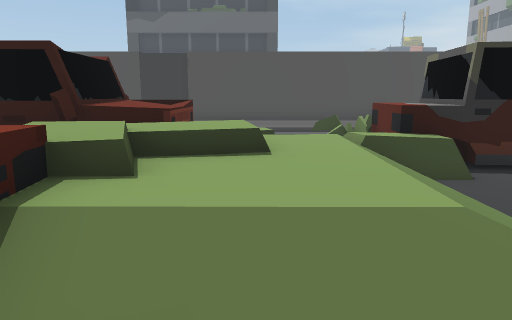
View 1 (above)

22 first-person views from a walk through a Unity game level. The camera is 1.4 m above the floor, tilts 10° down and sees 70° across. The floor is counted in squares, 1 m on a side. Each view is taken from the middle of a square. On the plan, view 1 faces up. The plan holds only what a view shows up to about 16 squares ahead; the rest is blank. The place goes on beyond the plan. The player is left out. Door leaves are left out, so doorways stand open.

View 2
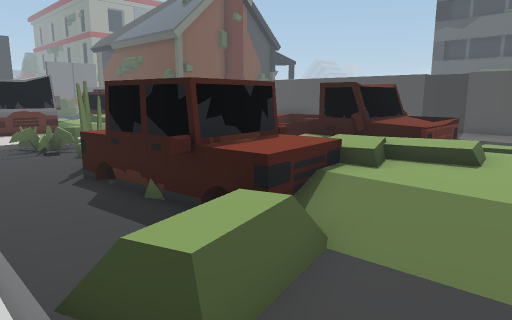

View 3
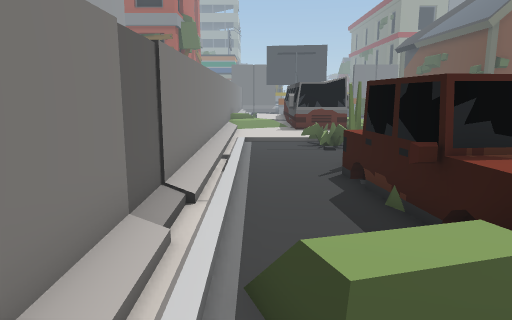

View 4
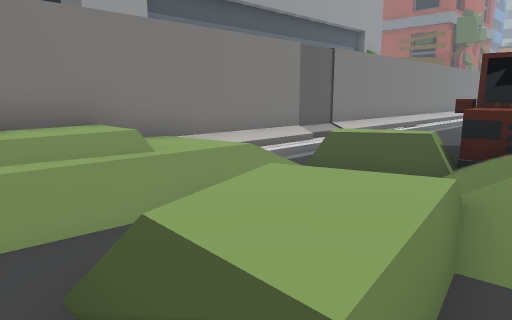

View 5
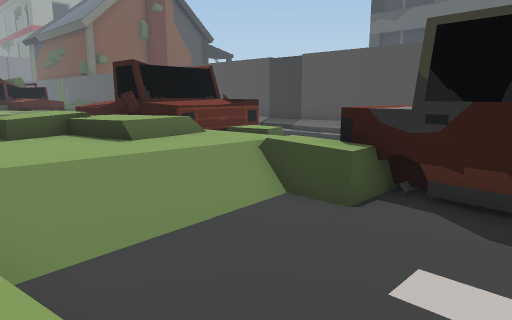

View 6
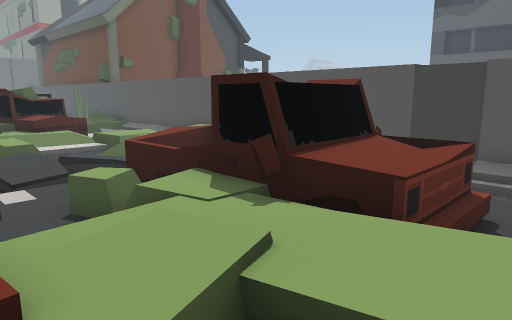

View 7
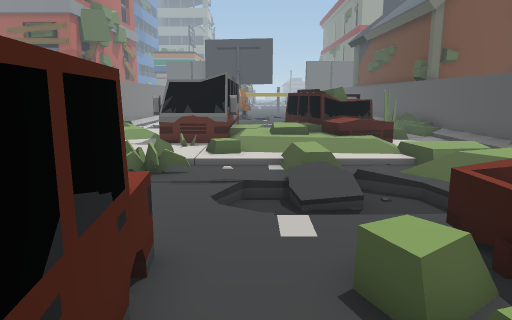

View 8
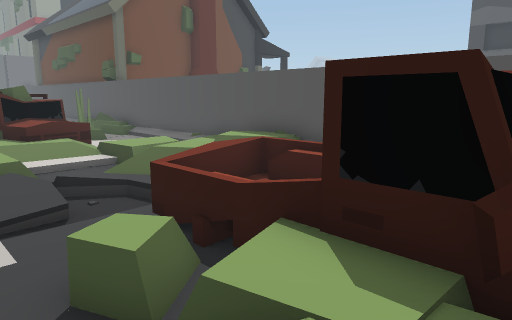

View 9
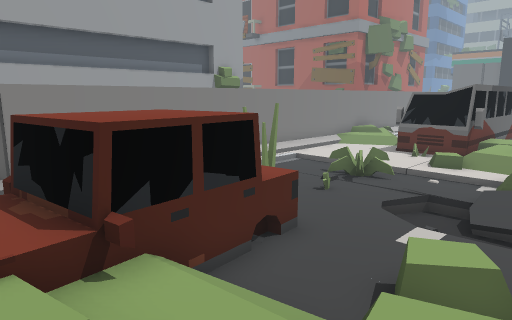

View 10
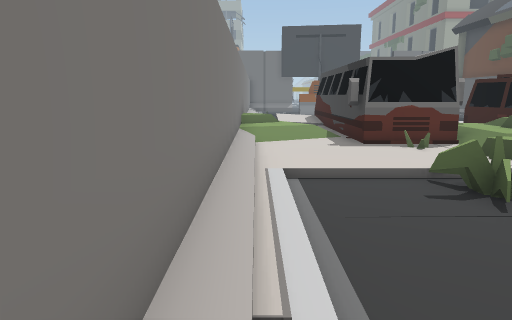

View 11
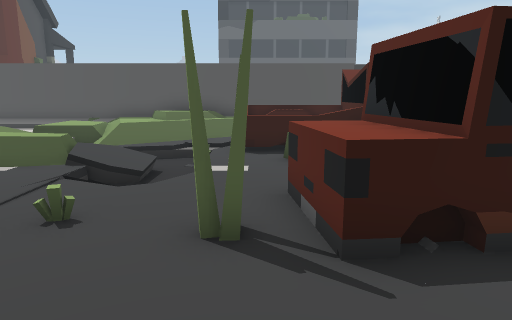

View 12
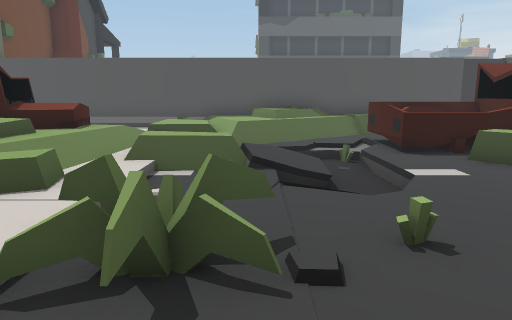

View 13
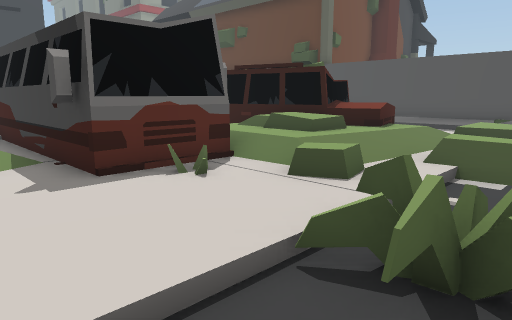

View 14
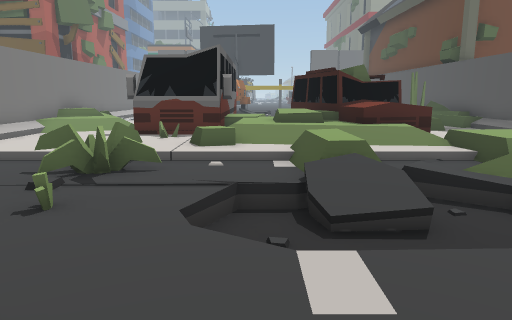

View 15
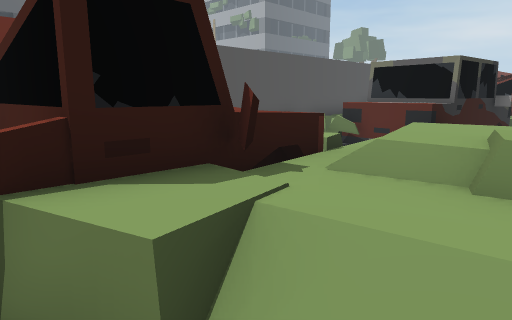

View 16
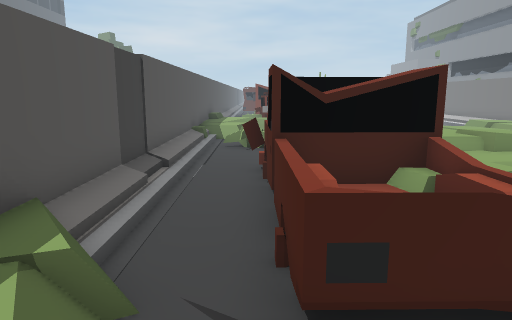

View 17
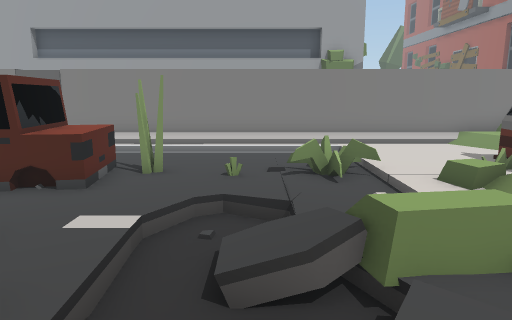

View 18
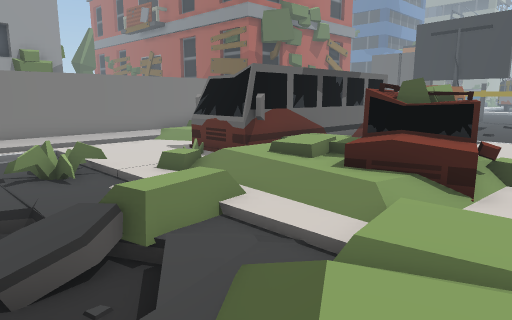

View 19
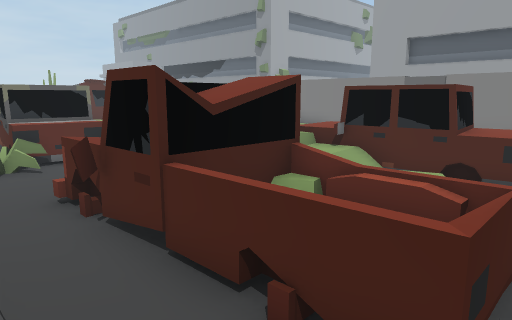

View 20
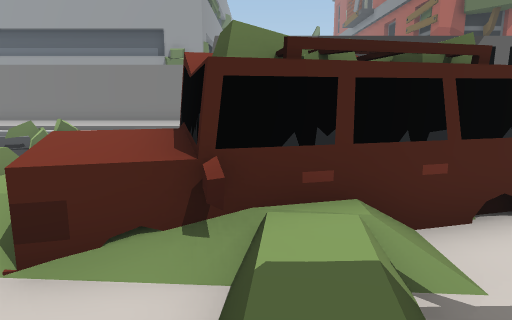

View 21
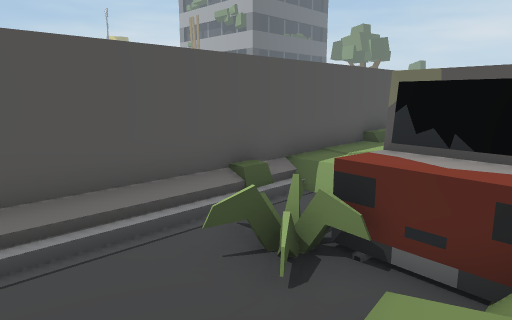

View 22
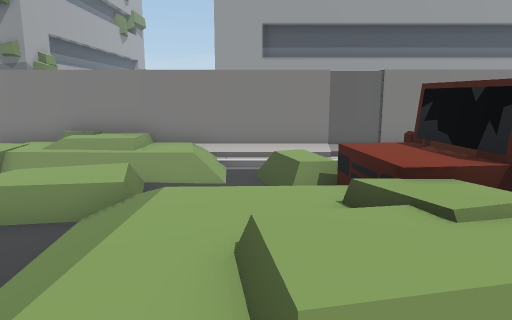

### Floor plan
Key: @ floor where view 1 was taken; # wall or solid block; . main floor; : floor 0.25 m higher than the main floor; + floor 0.5 m higher than the main floor; - floor 0.5 m lower than the main floor; * floor 0.75 m higher than the main floor; % floor 1 m higher than the main floor; / step, stairs or slope; = window, fence, low wall or low ledge; ^ raised ledge; v drop or lower ground; C car; B bus; H house; O other object.
Columns run from 21 left of view 1 to 6 right of it. Each row starts with its distance up from view 1.
 15   H
 14   H
 13 ###################OO#O#####
 12  O//////+%%/*=#////////////#
 11 O/:::://+//*:=.............=
 10 ::O:::/+++//.OOOOOOO....OO
  9 :CCvC//=/////OOOOO  .=..OCCC
  8 CCCCC+/////-/O+vOO  #/ /CC
  7  CCC//////--/OOvOOO//**/#CCC
  6 CCC//+:#==/-/.^=//////*/=..
  5  /////:==//-/.==/*//%%*/...
  4 //+++///..--....///%***/...
  3 BBBB//O/.../..CCCCC//**/.. .
  2    B:::/......CCCCCC////+==.
  1    BO::/O....OCCCCCC=/.=#+=
  0 BBBB:::/......CCC.C=^@..==..
 -1  //::::/...........=^=///:::
 -2 /+/::::/............=./++**
 -3 %++////////////////////++ ##
 -4 ##########################

Where each view was taken, in squares from view 1:
view 1: 0 up, 0 right, facing up
view 2: 3 down, 2 right, facing up-left
view 3: 2 down, 2 right, facing left
view 4: 3 up, 6 right, facing down-left
view 5: 2 up, 6 right, facing up-left
view 6: 3 up, 0 right, facing up-left
view 7: 4 up, 3 left, facing left
view 8: 4 up, 3 left, facing up-left
view 9: 7 up, 2 left, facing down-left
view 10: 3 down, 7 left, facing left
view 11: 3 down, 8 left, facing up
view 12: 2 down, 12 left, facing up
view 13: 2 down, 12 left, facing up-left
view 14: 4 up, 6 left, facing left
view 15: 4 up, 6 left, facing up-right
view 16: 10 up, 11 left, facing right
view 17: 10 up, 11 left, facing down
view 18: 11 up, 10 left, facing down-left
view 19: 12 up, 9 left, facing down-right
view 20: 12 up, 19 left, facing down
view 21: 7 up, 1 left, facing up-right
view 22: 8 up, 0 right, facing down
